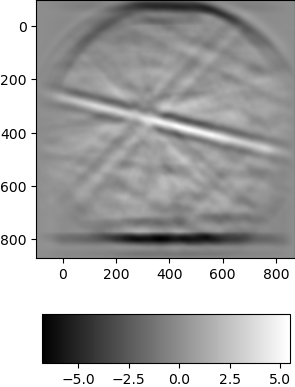

Recreate this plot in Python.
'''
======================
3D surface (color map)
======================

Demonstrates plotting a 3D surface colored with the coolwarm color map.
The surface is made opaque by using antialiased=False.

Also demonstrates using the LinearLocator and custom formatting for the
z axis tick labels.
'''

from mpl_toolkits.mplot3d import Axes3D
import matplotlib.pyplot as plt
from matplotlib import cm
from matplotlib.ticker import LinearLocator, FormatStrFormatter
import numpy as np
from pylab import *
from PIL import Image
from matplotlib.patches import Rectangle, Ellipse
from matplotlib.collections import PatchCollection
from scipy.signal import correlate


img = asarray(Image.open("INITIAL_x0y0.png").convert("L"))
i=350
j=170
s=50
area = [Rectangle( (j-s, i-s), 2*s, 2*s)]
gca().add_collection(PatchCollection(area, facecolor='none', edgecolor='r'))
imshow(img, cmap="gray")
savefig("normalized_initial.png", bbox_inches = 'tight', pad_inches = 0, dpi=100)
show()


area = img[i-s:i+s, j-s:j+s]
fig = figure(figsize=(1,1))
imshow(area, cmap="gray")
fig.savefig("normalized_pattern.png", bbox_inches = 'tight', pad_inches = 0)
show()

fig = plt.figure()
ax = fig.gca()
print(img.shape)
print(area.shape)
img = img.astype('uint64')
area = area.astype('uint64')
cor = correlate(img, area, mode='full')
im = imshow(cor, extent = [-2*s , cor.shape[1]-2*s, cor.shape[0]-2*s, -2*s], cmap="gray")
fig.colorbar(im, shrink=0.5, aspect=5, orientation="horizontal")
savefig("normalized_simple_corr.png", bbox_inches = 'tight', pad_inches = 0)
plt.show()


img = (img - mean(img))/(img.std()*img.shape[0]*img.shape[1])
area = (area - mean(area))/(img.std()*area.shape[0]*area.shape[1])
cor = correlate(img, area, mode='full')
print(type(img))
print(type(cor))
print(img.shape)
print(cor.shape)
print(area.shape)

fig = plt.figure()
im = imshow(cor, extent = [-2*s , cor.shape[1]-2*s, cor.shape[0]-2*s, -2*s], cmap="gray")

# Customize the z axis.
#ax.set_zlim(-1.01, 1.01)
#ax.zaxis.set_major_locator(LinearLocator(10))
#ax.zaxis.set_major_formatter(FormatStrFormatter('%.02f'))

# Add a color bar which maps values to colors.
fig.colorbar(im, shrink=0.5, aspect=5, orientation="horizontal")
savefig("normalized_corr.png", bbox_inches = 'tight', pad_inches = 0)
plt.show()